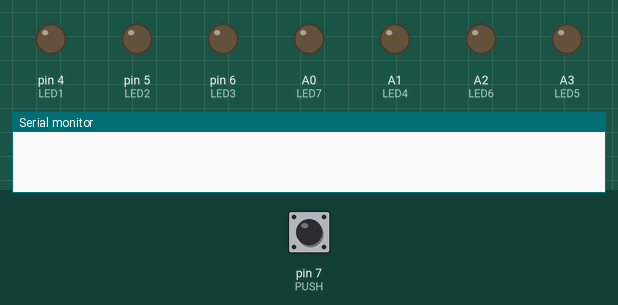
This sketch was run on a simulated Arduino Uno, built with avr-gcc and run on an emulated ATmega328P. On the bench: output pins drawn as LEDs (lit = HIGH), the last lines printed to the serial monitor. Dashed ring = blinking. The test bench sets the inputs (shaded band); at power-on: pin 7 (PUSH) HIGH. Random numbers use the default seed unless the sketch sets one.

Above: at 1.2 s.
1.3 s: pin 7 (PUSH) pulled LOW for 3.2 s
At 5.7 s:
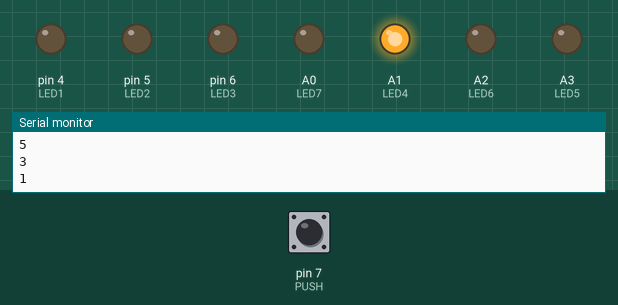
6.0 s: pin 7 (PUSH) pulled LOW for 0.15 s
At 7.1 s:
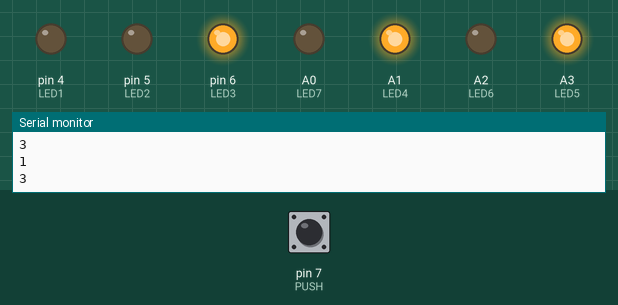
8.0 s: pin 7 (PUSH) pulled LOW for 3.2 s
At 10.4 s:
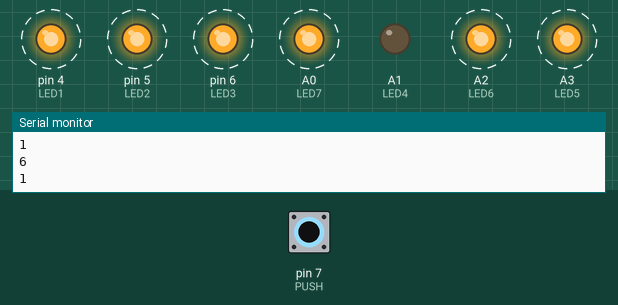
13.0 s: pin 7 (PUSH) pulled LOW for 1 s
At 15.2 s:
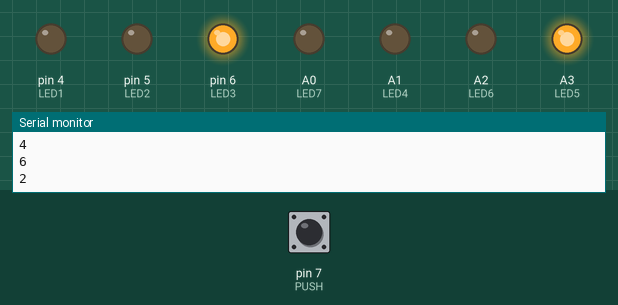
Timing chart, 0 to 16.5 s (numbered marks = the images above; inputs shaded):
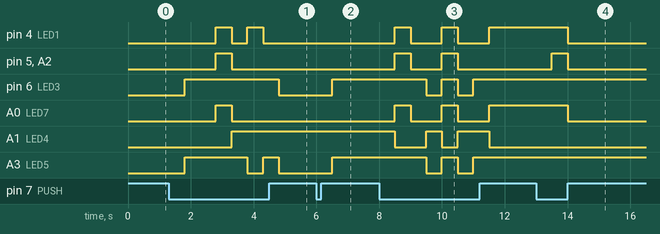

The sketch:

sketch_nov02a.ino
```cpp
const int LED1 = 4;
const int LED2 = 5;
const int LED3 = 6;
const int LED4 = A1;
const int LED5 = A3;
const int LED6 = A2;
const int LED7 = A0;

const int PUSH = 7;

int RESULTADO = 0;

void setup()
{
pinMode(LED1,OUTPUT);
pinMode(LED2,OUTPUT);
pinMode(LED3,OUTPUT);
pinMode(LED4,OUTPUT);
pinMode(LED5,OUTPUT);
pinMode(LED6,OUTPUT);
pinMode(LED7,OUTPUT);

pinMode(PUSH,INPUT_PULLUP);
Serial.begin(9600);
}

void loop()
{
 if(digitalRead(PUSH)==LOW)
 {
 RESULTADO=random(1,7);
 Serial.println(RESULTADO);
 delay(500);
}
if (RESULTADO==1)
{
  digitalWrite(LED1,LOW);
  digitalWrite(LED2,LOW);
  digitalWrite(LED3,LOW);
  digitalWrite(LED4,HIGH);
  digitalWrite(LED5,LOW);
  digitalWrite(LED6,LOW);
  digitalWrite(LED7,LOW);
}
if (RESULTADO==2)
{
  digitalWrite(LED1,LOW);
  digitalWrite(LED2,LOW);
  digitalWrite(LED3,HIGH);
  digitalWrite(LED4,LOW);
  digitalWrite(LED5,HIGH);
  digitalWrite(LED6,LOW);
  digitalWrite(LED7,LOW);
}
if (RESULTADO==3)
{
  digitalWrite(LED1,LOW);
  digitalWrite(LED2,LOW);
  digitalWrite(LED3,HIGH);
  digitalWrite(LED4,HIGH);
  digitalWrite(LED5,HIGH);
  digitalWrite(LED6,LOW);
  digitalWrite(LED7,LOW);
}
if (RESULTADO==4)
{
  digitalWrite(LED1,HIGH);
  digitalWrite(LED2,LOW);
  digitalWrite(LED3,HIGH);
  digitalWrite(LED4,LOW);
  digitalWrite(LED5,HIGH);
  digitalWrite(LED6,LOW);
  digitalWrite(LED7,HIGH);
}
if (RESULTADO==5)
{
  digitalWrite(LED1,HIGH);
  digitalWrite(LED2,LOW);
  digitalWrite(LED3,HIGH);
  digitalWrite(LED4,HIGH);
  digitalWrite(LED5,LOW);
  digitalWrite(LED6,LOW);
  digitalWrite(LED7,LOW);
}
if (RESULTADO==6)
{
  digitalWrite(LED1,HIGH);
  digitalWrite(LED2,HIGH);
  digitalWrite(LED3,HIGH);
  digitalWrite(LED4,LOW);
  digitalWrite(LED5,HIGH);
  digitalWrite(LED6,HIGH);
  digitalWrite(LED7,HIGH);
}
}
```

Measured:
- after the input at 1.3 s, pin 4 (LED1): alternates HIGH for 0.50 s and LOW for 0.50 s, 4 changes in all, then stays LOW, starting after 1.5 s; pin 5 (LED2): LOW → HIGH after 1.5 s, → LOW 0.50 s later
- after the input at 6.0 s, pin 6 (LED3), A3 (LED5): LOW → HIGH after 0.50 s
- after the input at 8.0 s, pin 4 (LED1): alternates HIGH for 0.50 s and LOW for 1.0 s, starting after 0.50 s; pin 5 (LED2): alternates HIGH for 0.50 s and LOW for 1.0 s, 4 changes in all, then stays LOW, starting after 0.50 s
- after the input at 13.0 s, pin 4 (LED1), A0 (LED7): HIGH → LOW after 1.0 s; pin 5 (LED2), A2 (LED6): LOW → HIGH after 0.50 s, → LOW 0.50 s later
